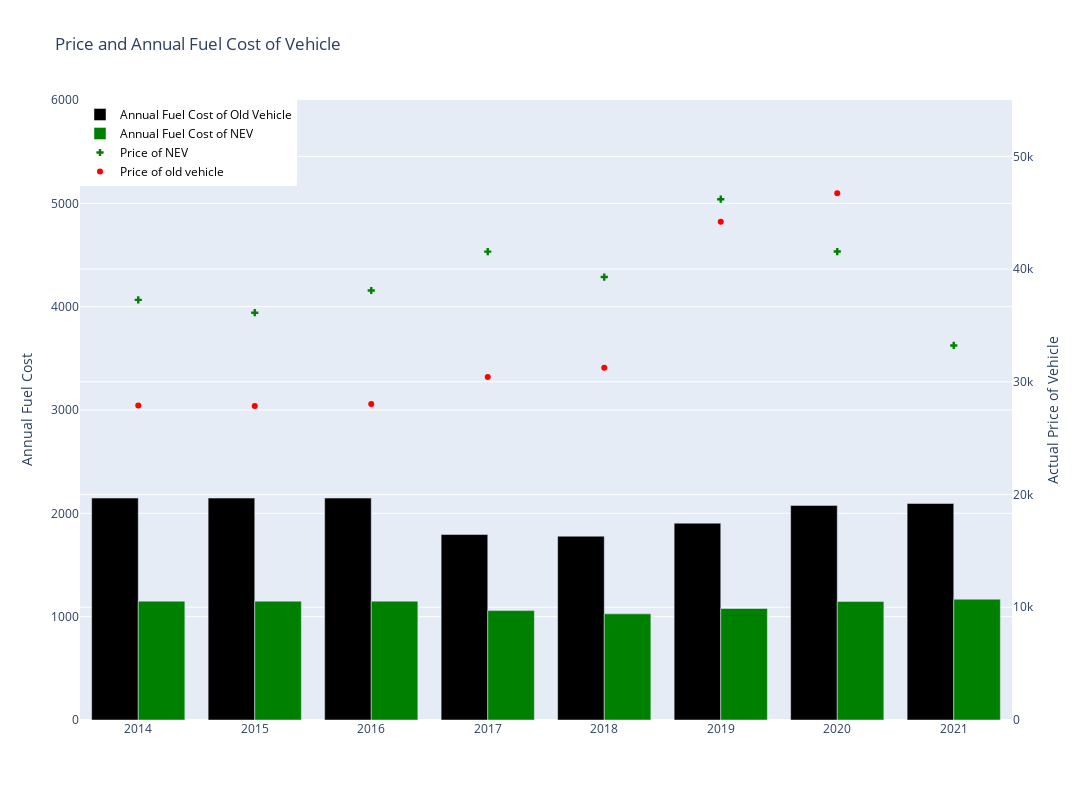

The code cell stored with this chart in its notebook:
### Code cell
trace0 = go.Bar(x=stacked["Year"], 
                y=stacked['cost_of_gas'], 
                name="Annual Fuel Cost of Old Vehicle", 
                marker_color='black')
trace1 = go.Bar(x=stacked["Year"], 
                y=stacked['Avg_NE'], 
                name="Annual Fuel Cost of NEV",
                marker_color='green')
trace2 = go.Scatter(x=NEV["Year"], 
                    y=NEV["Price"],
                    name="Price of NEV",
                    mode = "markers", marker_color='green',
                    marker_symbol=3,yaxis="y2")
trace3 = go.Scatter(x=Not_NEV["Year"], 
                    y=Not_NEV["Price"], 
                    name="Price of old vehicle",
                    mode = "markers", 
                    marker_color='red',
                    yaxis="y2")
data1 = [trace0, trace1, trace2, trace3]
layout = go.Layout(title="Price and Annual Fuel Cost of Vehicle",
                   yaxis=dict(title="Annual Fuel Cost", range=[0, 6000]),
                   yaxis2=dict(title="Actual Price of Vehicle", overlaying='y', side="right",range=[0, 55000]),
                   legend=dict(x=0, y=1, font=dict(size=12, color="black")))
fig = go.Figure(data=data1, layout=layout)
fig.update_layout(
    width=1600,
    height=800
)
fig.show()

### Figure 1 — Plotly figure (JSON) as saved in the notebook; plotly's stock layout.template omitted (floating-point values rounded to 4 significant figures)
{"data": [{"marker": {"color": "black"}, "name": "Annual Fuel Cost of Old Vehicle", "type": "bar", "x": [2021, 2020, 2019, 2018, 2017, 2016, 2015, 2014], "y": [2095.0, 2077.0, 1905.0, 1779.0, 1795.0, 2148.0, 2148.0, 2148.0]}, {"marker": {"color": "green"}, "name": "Annual Fuel Cost of NEV", "type": "bar", "x": [2021, 2020, 2019, 2018, 2017, 2016, 2015, 2014], "y": [1169.0, 1147.0, 1079.0, 1027.0, 1059.0, 1150.0, 1150.0, 1150.0]}, {"marker": {"color": "green", "symbol": 3}, "mode": "markers", "name": "Price of NEV", "type": "scatter", "x": [2014, 2015, 2016, 2017, 2018, 2019, 2020, 2021], "y": [37270.0, 36130.0, 38100.0, 41550.0, 39290.0, 46200.0, 41560.0, 33230.0], "yaxis": "y2"}, {"marker": {"color": "red"}, "mode": "markers", "name": "Price of old vehicle", "type": "scatter", "x": [2014, 2015, 2016, 2017, 2018, 2019, 2020, 2021], "y": [27900.0, 27850.0, 28030.0, 30430.0, 31250.0, 44200.0, 46740.0, 57480.0], "yaxis": "y2"}], "layout": {"height": 800, "legend": {"font": {"color": "black", "size": 12}, "x": 0, "y": 1}, "title": {"text": "Price and Annual Fuel Cost of Vehicle"}, "width": 1600, "xaxis": {"autorange": true, "range": [2014.0, 2022.0], "type": "linear"}, "yaxis": {"range": [0, 6000], "title": {"text": "Annual Fuel Cost"}, "type": "linear"}, "yaxis2": {"overlaying": "y", "range": [0, 55000], "side": "right", "title": {"text": "Actual Price of Vehicle"}, "type": "linear"}}}
